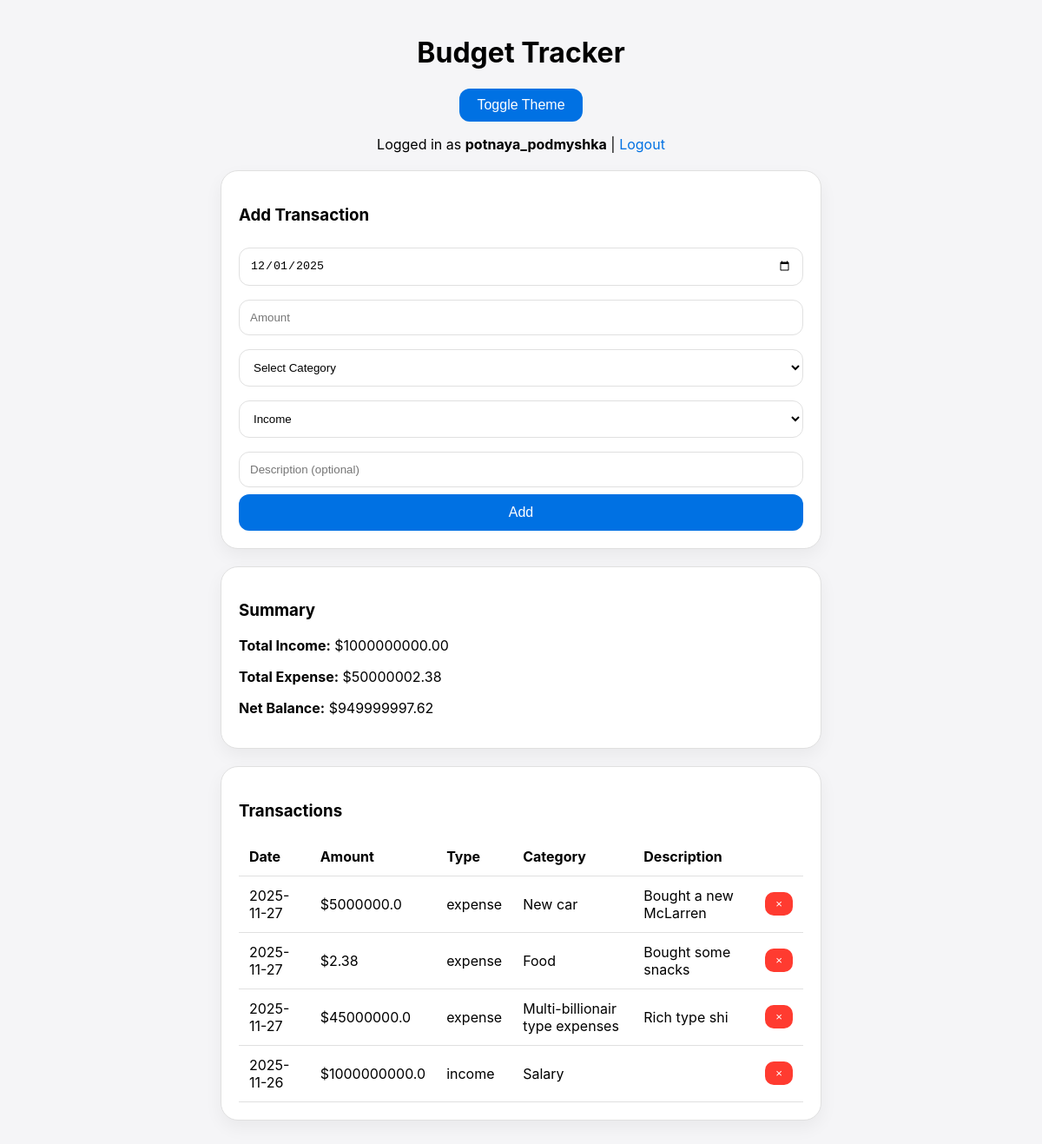
/ (signed in), run on the app's committed database.
### tables this page shows
CREATE TABLE transactions(
        id INTEGER PRIMARY KEY AUTOINCREMENT,
        user_id INTEGER NOT NULL,
        date TEXT NOT NULL,
        amount REAL NOT NULL,
        category TEXT NOT NULL,
        type TEXT NOT NULL,
        description TEXT,
        FOREIGN KEY(user_id) REFERENCES users(id)
    );

### app.py (the view)
@app.route('/')
def home():
    if not session.get('user_id'):
        return redirect('/login')
    conn = get_conn()
    rows = conn.execute(
        "SELECT * FROM transactions WHERE user_id=? ORDER BY date DESC",
        (session['user_id'],)
    ).fetchall()
    income = conn.execute(
        "SELECT COALESCE(SUM(amount),0) FROM transactions WHERE type='income' AND user_id=?",
        (session['user_id'],)
    ).fetchone()[0]
    expense = conn.execute(
        "SELECT COALESCE(SUM(amount),0) FROM transactions WHERE type='expense' AND user_id=?",
        (session['user_id'],)
    ).fetchone()[0]
    conn.close()
    return render_template(
        'home.html',
        rows=rows,
        income=f"{income:.2f}",
        expense=f"{expense:.2f}",
        net=f"{income-expense:.2f}",
        today=datetime.today().strftime('%Y-%m-%d'),
        username=session['username'],
        theme=get_theme()
    )

### app.py (called while the page is built)
def get_theme():
    return request.cookies.get("theme", "light")

### db.py (called while the page is built)
def get_conn():
    conn = sqlite3.connect("budget.db")
    conn.row_factory = sqlite3.Row
    return conn

### templates/home.html (shortened to what this page needs)
{% extends "base.html" %}
{% block content %}
<h1 style='text-align:center;'>Budget Tracker</h1>
<div class='theme-toggle'>
    <button onclick='switchTheme()' class='btn' style="width: auto; padding: 10px 20px;">Toggle Theme</button>
</div>
<p style='text-align:center;'>Logged in as <b>{{username}}</b> | <a href='/logout'>Logout</a></p>
<div class='card'>
<h3>Add Transaction</h3>
<form method='POST' action='/add'>
    <input type='date' name='date' value='{{today}}' required>
    <input type='number' name='amount' step='0.01' placeholder='Amount' required>
    <select name='category' required>
        <option value="" disabled selected>Select Category</option>
    </select>
    <select name='type'>
        <option value='income'>Income</option>
    </select>
    <input name='description' placeholder='Description (optional)'>
    <button class='btn'>Add</button>
</form>
</div>
<div class='card'>
<h3>Summary</h3>
<p><b>Total Income:</b> ${{income}}</p>
<p><b>Total Expense:</b> ${{expense}}</p>
<p><b>Net Balance:</b> ${{net}}</p>
</div>
<div class='card table-container'>
<h3>Transactions</h3>
<table>
<tr>
    <th>Date</th><th>Amount</th><th>Type</th><th>Category</th><th>Description</th><th></th>
</tr>
{% for row in rows %}
<tr>
    <td>{{row.date}}</td>
    <td>${{row.amount}}</td>
    <td>{{row.type}}</td>
    <td>{{row.category}}</td>
    <td>{{row.description}}</td>
    <td>
        <form method='POST' action='/delete/{{row.id}}' onsubmit="return confirm('Are you sure you want to delete this?');">
            <button class='delete-btn'>&times;</button>
        </form>
    </td>
</tr>
{% endfor %}
</table>
</div>
{% endblock %}

### templates/base.html (style rules this page uses)
:root { --bg-light: #f5f5f7; --card-light: #ffffff; --text-light: #000000; --border-light: #e0e0e0; --bg-dark: #1c1c1e; --card-dark: #2c2c2e; --text-dark: #f5f5f7; --border-dark: #3a3a3c; }
body[data-theme='light'] { --bg: var(--bg-light); --card: var(--card-light); --text: var(--text-light); --border: var(--border-light); }
body { margin:0; padding:20px; background: var(--bg); font-family: -apple-system, BlinkMacSystemFont, "Segoe UI", Roboto; color: var(--text); transition: background .3s, color .3s; }
.card { background: var(--card); border:1px solid var(--border); padding:20px; max-width:650px; margin:20px auto; border-radius:20px; box-shadow:0 8px 20px rgba(0,0,0,0.05); transition: background .3s, border .3s; }
input, select { width:100%; padding:12px; margin:8px 0; border-radius:12px; border:1px solid var(--border); background:var(--card); color:var(--text); box-sizing: border-box; }
.btn { width:100%; padding:12px; background:#0071e3; border:none; border-radius:12px; color:white; cursor:pointer; font-size:1rem; }
.table-container { overflow-x:auto; }
table { width:100%; border-collapse:collapse; }
td, th { padding:12px; border-bottom:1px solid var(--border); text-align: left; }
.delete-btn { background:#ff3b30; color:white; padding:6px 12px; border:none; border-radius:10px; cursor:pointer; }
.theme-toggle { text-align:center; margin:10px; }
a { color: #0071e3; text-decoration: none; }

### data on the page
transactions: date "2025-11-27", amount "5000000.0", type "expense", category "New car", description "Bought a new McLarren"
transactions: date "2025-11-27", amount "2.38", type "expense", category "Food", description "Bought some snacks"
transactions: date "2025-11-27", amount "45000000.0", type "expense", category "Multi-billionair type expenses", description "Rich type shi"
transactions: date "2025-11-26", amount "1000000000.0", type "income", category "Salary"

### other printed values
{{ username }} "potnaya_podmyshka"
{{ income }} "1000000000.00"
{{ expense }} "50000002.38"
{{ net }} "949999997.62"
